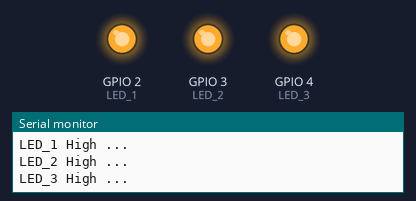
A sketch run on a simulated ESP32. On the bench: output pins drawn as LEDs (lit = HIGH), the last lines printed to the serial monitor.

Above: at 0.5 s.
At 3.5 s:
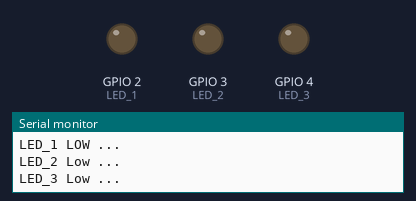
Timing chart, 0 to 4.6 s (numbered marks = the images above):
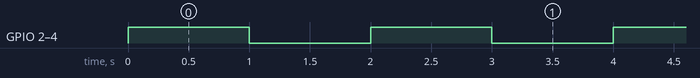

The sketch:

esp32_multitasking.ino
```cpp
#include "freertos/task.h"

#define LED_1 2
#define LED_2 3
#define LED_3 4

static void task1(void *param_p)
{
  while(1)
  {
    digitalWrite(LED_1, HIGH);
    Serial.printf("LED_1 High ... \n");
    vTaskDelay(1000 / portTICK_PERIOD_MS);
    digitalWrite(LED_1, LOW);
    Serial.printf("LED_1 LOW ... \n");
    vTaskDelay(1000 / portTICK_PERIOD_MS);
  }
}

static void task2(void *param_p)
{
  while(1)
  {
    digitalWrite(LED_2, HIGH);
    Serial.printf("LED_2 High ... \n");
    vTaskDelay(1000 / portTICK_PERIOD_MS);
    digitalWrite(LED_2, LOW);
    Serial.printf("LED_2 Low ... \n");
    vTaskDelay(1000 / portTICK_PERIOD_MS);
  }
}

static void task3(void *param_p)
{
  while(1)
  {
    digitalWrite(LED_3, HIGH);
    Serial.printf("LED_3 High ... \n");
    vTaskDelay(1000 / portTICK_PERIOD_MS);
    digitalWrite(LED_3, LOW);
    Serial.printf("LED_3 Low ... \n");
    vTaskDelay(1000 / portTICK_PERIOD_MS);
  }
}
void setup() {
  // put your setup code here, to run once:
  Serial.begin(115200);

  pinMode(LED_1, OUTPUT);
  pinMode(LED_2, OUTPUT);
  pinMode(LED_3, OUTPUT);

  xTaskCreate(task1, "Task1", 1024*2, NULL, 1, NULL);           //   (taskFunction, Taskname, stack size, parameterToPass, Task priority, Task Handle)
  xTaskCreate(task2, "Task2", 1024*2, NULL, 1, NULL);
  xTaskCreate(task3, "Task3", 1024*2, NULL, 1, NULL);
  Serial.printf("Setup done... \n");

}

void loop() {
  // put your main code here, to run repeatedly:

}
```

Measured:
- by itself, GPIO 2 (LED_1), GPIO 3 (LED_2), GPIO 4 (LED_3): alternates HIGH for 1.0 s and LOW for 1.0 s
- by itself, everything shown: repeats every 2.0 s, in 3 steps
